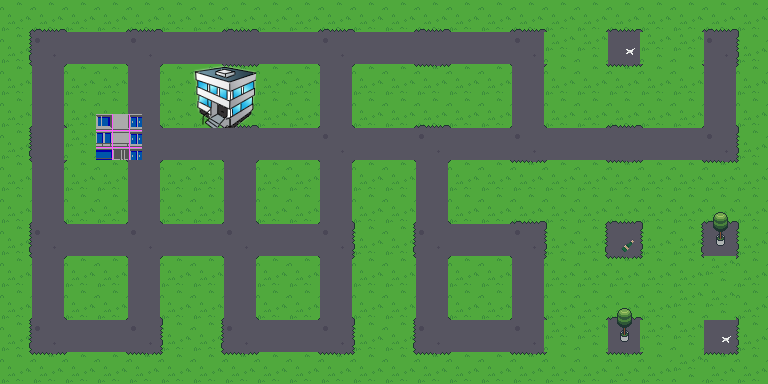

The image is a tile-based game level rendered from a .tmx file. Its description and complete source (layers, tilesets, objects, tile grids) follow:
An orthogonal 24x12 tile map with 32x32 px tiles, 2 tile layers (Tile Layer 1, Tile Layer 2), 5 tilesets and 31 objects (2x passenger, 2x destination, 0, 1, 2, ...).

<map version="1.10" tiledversion="1.10.2" orientation="orthogonal" renderorder="right-down" width="24" height="12" tilewidth="32" tileheight="32" infinite="0" nextlayerid="6" nextobjectid="37">
 <tileset firstgid="1" source="Tilemap32x32_down_environment.tsx" />
 <tileset firstgid="57" source="minitree32x48.tsx" />
 <tileset firstgid="58" source="MegaPixelArt32x32pxIcons_SpriteSheet.tsx" />
 <tileset firstgid="562" source="Office Building.tsx" />
 <tileset firstgid="563" source="tiles.tsx" />
 <layer id="1" name="Tile Layer 1" width="24" height="12">
  <data encoding="csv">
5,6,7,5,6,7,5,6,7,5,6,7,5,6,7,5,6,7,5,6,7,5,6,7,
13,2,2,2,2,2,2,2,2,2,2,2,2,2,2,2,2,1,1,2,1,1,2,15,
21,2,23,21,2,23,21,22,23,21,2,23,21,22,23,21,2,23,21,22,23,21,2,23,
5,2,7,5,2,7,5,6,7,5,2,7,5,6,7,5,2,7,5,6,7,5,2,7,
13,2,1,1,2,2,2,2,2,2,2,2,2,2,2,2,2,2,2,2,2,2,14,15,
21,2,23,21,2,23,21,2,23,21,2,23,21,2,23,21,22,23,21,22,23,21,22,23,
5,2,7,5,2,7,5,2,7,5,2,7,5,2,7,5,6,7,5,6,7,5,6,7,
13,2,2,2,2,2,2,2,2,2,2,15,13,2,2,2,2,15,13,14,15,13,2,15,
21,2,23,21,2,23,21,2,23,21,2,23,21,2,23,21,2,23,21,22,23,21,1,23,
5,2,7,5,2,7,5,2,7,5,2,7,5,2,7,5,2,7,5,6,7,1,1,7,
13,2,2,2,2,15,13,2,2,2,14,15,13,2,2,2,2,1,1,2,1,1,2,15,
21,22,23,21,22,23,21,22,23,21,22,23,21,22,23,21,22,23,21,22,23,1,22,23
</data>
 </layer>
 <layer id="2" name="Tile Layer 2" width="24" height="12">
  <data encoding="csv">
0,0,0,0,0,0,0,0,0,0,0,0,0,0,0,0,0,0,0,0,0,0,0,0,
0,11,0,0,11,0,0,0,0,0,11,0,0,0,0,0,11,0,0,4,0,0,11,0,
0,0,0,0,0,0,0,0,0,0,0,0,0,0,0,0,0,0,0,0,0,0,0,0,
0,0,0,0,0,0,562,0,0,0,0,0,0,0,0,0,0,0,0,0,0,0,0,0,
0,0,0,563,0,0,0,0,0,0,11,0,0,11,0,0,11,0,0,0,0,0,11,0,
0,0,0,0,0,0,0,0,0,0,0,0,0,0,0,0,0,0,0,0,0,0,0,0,
0,0,0,0,0,0,0,0,0,0,0,0,0,0,0,0,0,0,0,0,0,0,0,0,
0,11,0,0,11,0,0,11,0,0,11,0,0,11,0,0,11,0,0,10,0,0,57,0,
0,0,0,0,0,0,0,0,0,0,0,0,0,0,0,0,0,0,0,0,0,0,0,0,
0,0,0,0,0,0,0,0,0,0,0,0,0,0,0,0,0,0,0,0,0,0,0,0,
0,11,0,0,11,0,0,11,0,0,11,0,0,11,0,0,11,0,0,57,0,0,4,0,
0,0,0,0,0,0,0,0,0,0,0,0,0,0,0,0,0,0,0,0,0,0,0,0
</data>
 </layer>
 <objectgroup id="3" name="mov lay" visible="0">
  <object id="1" name="0" x="50" y="52" />
  <object id="2" name="1" x="147" y="52" />
  <object id="3" name="2" x="338" y="52" />
  <object id="4" name="3" x="530" y="52" />
  <object id="5" name="4" x="50" y="147" />
  <object id="6" name="5" x="147" y="147" />
  <object id="7" name="6" x="243" y="147" />
  <object id="8" name="7" x="337" y="147" />
  <object id="9" name="8" x="434" y="148" />
  <object id="10" name="9" x="531" y="147" />
  <object id="11" name="10" x="723" y="149" />
  <object id="12" name="11" x="722" y="55" />
  <object id="13" name="12" x="50" y="245" />
  <object id="14" name="13" x="145" y="245" />
  <object id="15" name="14" x="243" y="243" />
  <object id="16" name="15" x="337" y="243" />
  <object id="18" name="16" x="48" y="340" />
  <object id="19" name="17" x="146" y="340" />
  <object id="20" name="18" x="241" y="338" />
  <object id="21" name="19" x="339" y="340" />
  <object id="22" name="20" x="436" y="244" />
  <object id="23" name="21" x="437" y="336" />
  <object id="24" name="22" x="528" y="337" />
  <object id="25" name="23" x="529" y="243" />
 </objectgroup>
 <objectgroup id="4" name="spawnPoints">
  <object id="26" type="player" x="339" y="244">
   <point />
  </object>
  <object id="27" type="passenger" x="410" y="122">
   <point />
  </object>
  <object id="28" type="passenger" x="121" y="315">
   <point />
  </object>
  <object id="30" type="destination" x="239" y="142">
   <point />
  </object>
  <object id="31" type="destination" x="47" y="144">
   <point />
  </object>
 </objectgroup>
 <objectgroup id="5" name="roadBlockPoints">
  <object id="33" x="146" y="245">
   <point />
  </object>
  <object id="34" x="337" y="146">
   <point />
  </object>
 </objectgroup>
</map>
